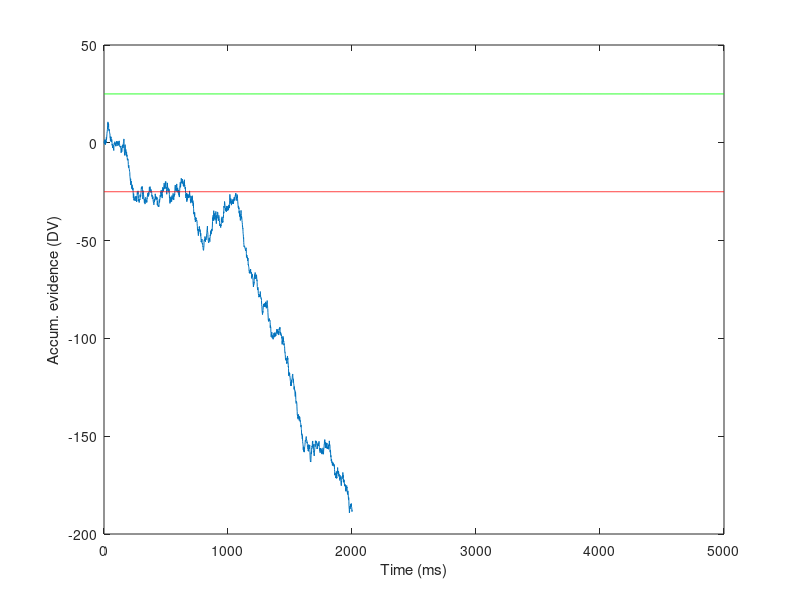
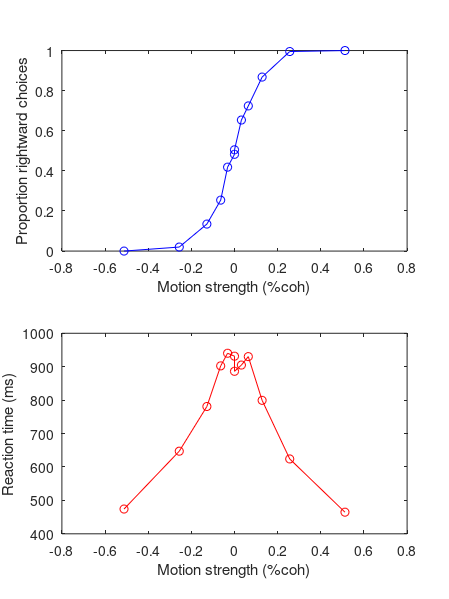

Here is the MATLAB script that generated these plots, in order:
%% simDDM_simple.m
% simple simulation of a 1D drift-diffusion model in the context of a
% choice-RT motion discrimination task (see e.g. Shadlen et al. 2006)
% [does not include confidence]

% CF circa 2015

clear all; close all;

ntrials = 5000;

% different levels of motion strength ('coherence')
% we use +/- eps instead of zero so that there is a direction (and hence a
% correct answer) associated with zero coh
cohs = [-0.512 -0.256 -0.128 -0.064 -0.032 -eps eps 0.032 0.064 0.128 0.256 0.512];

% delta-T (time step, in ms)
dT = 1;
% max duration of stimulus
maxdur = 2000;
timeAxis = 0:dT:maxdur;

% randomize coherence and duration for all trials (n draws with replacement)
coh = randsample(cohs,ntrials,'true')';



%% model parameters (play around with these to see their effects)
k = 0.3; % 'drift rate' or sensitivity term: a constant converting stimulus
         % strength into units of momentary evidence
sigma = 1; % standard deviation of momentary evidence; often fixed at 1
B = 25; % height of the bound, or threshold, for decision termination
Tnd = 300; %non-decision time

%% simulate the diffusion process

% initialize variables
dv = nan(ntrials,length(timeAxis)); % the decision variable, DV, as a function of time, for each trial
choice = nan(ntrials,1); % vector to store choices: 2=right=positive, 1=left=negative
RT = nan(ntrials,1); % reaction time
finalV = nan(ntrials,1); % endpoint of the DV
hitBound = nan(ntrials,1);

tic
for n = 1:ntrials
    
    mu = k * coh(n); % mean of momentary evidence

    % diffusion process: slow version***
    if n==1 % ***run this once, for illustration purposes
        momentaryEvidence = nan(maxdur,1);
        for t = 1:maxdur
            momentaryEvidence(t) = randn*sigma + mu; % sample from normal dist with mean=mu, s.d.=sigma
        end
        dv(n,1) = 0; % dv starts at zero (boundary condition)
        dv(n,2:maxdur+1) = cumsum(momentaryEvidence); % then evolves as the cumulative sum of M.E.
        figure; plot(dv(n,:)); hold on; 
        plot(1:length(dv),ones(1,length(dv))*B,'g-');
        plot(1:length(dv),ones(1,length(dv))*-B,'r-');
        xlabel('Time (ms)'); ylabel('Accum. evidence (DV)');
        % (evidence is shown continuing to accumulate past the bound,
        % although it realy stops there; this can be useful
        % for diagnosing problems with certain parameter settings)
    end    

    % faster version: does not require a FOR loop over the variable t
    dv(n,:) = [0, cumsum(normrnd(mu,sigma,1,maxdur))];
        
    tempRT = find(abs(dv(n,:))>=B, 1);
    if isempty(tempRT) % did not hit bound
        RT(n) = maxdur;
        finalV(n) = dv(n,RT(n));
        hitBound(n) = 0;
    else % hit bound
        RT(n) = tempRT;
        finalV(n) = B*sign(dv(n,RT(n)));
        hitBound(n) = 1;
    end
    choice(n) = sign(finalV(n));  
end
toc

RT = RT + Tnd;

% quick sanity check to see if params give reasonable performance
pCorrect_total = sum(sign(choice)==sign(coh)) / ntrials


%% plot proportion "rightward" (choice=1) and reaction time as a function of coherence

for c = 1:length(cohs)
    I = coh==cohs(c);
    pRight(c,1) = sum(I & choice==1) / sum(I);
    meanRT(c,1) = mean(RT(I));
end

figure; set(gcf,'Color',[1 1 1],'Position',[300 500 450 600],'PaperPositionMode','auto');

subplot(2,1,1); plot(cohs,pRight(:,1),'bo-');
xlabel('Motion strength (%coh)'); ylabel('Proportion rightward choices');

subplot(2,1,2); plot(cohs,meanRT(:,1),'ro-');
xlabel('Motion strength (%coh)'); ylabel('Reaction time (ms)');




